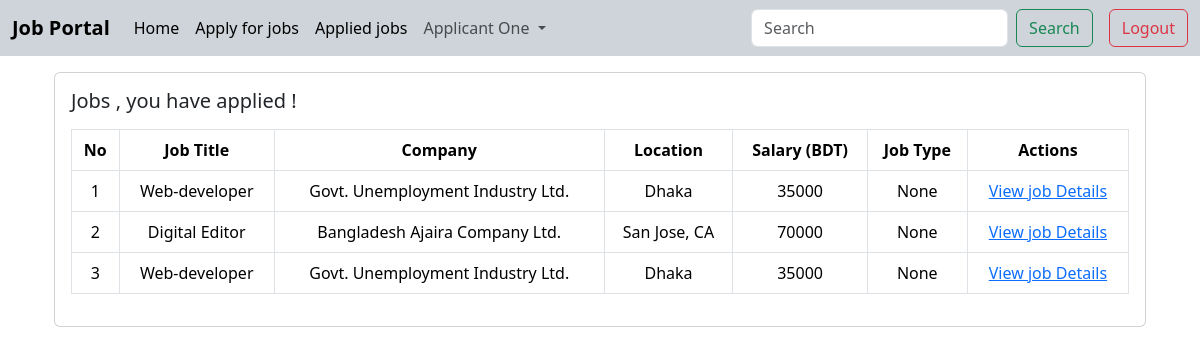
/job/applied_job (signed in), run on an earlier commit of the app's database.
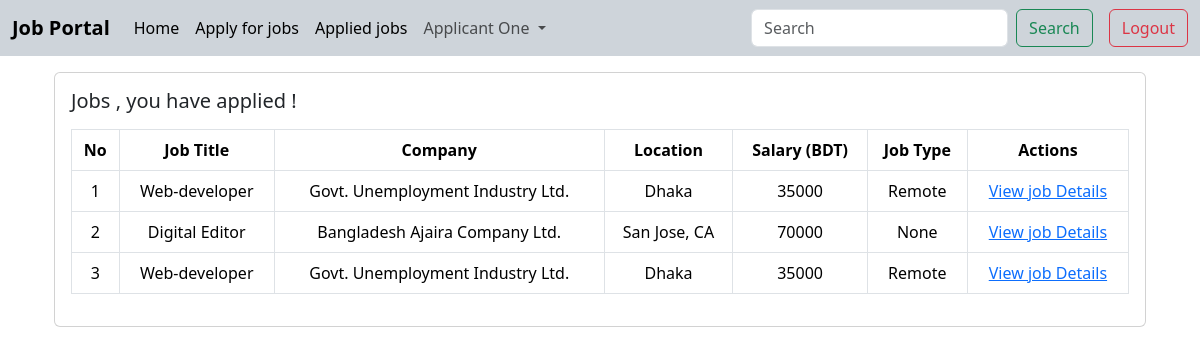
And on a later commit of the database.
### job/models.py (models this page shows, shortened)
class ApplyJob(models.Model):
    STATUS_CHOICES = {
        ('Accepted','Accepted'),
        ('Declined','Declinned'),
        ('Pending','Pending')
    }
    user = models.ForeignKey(User, on_delete=models.CASCADE)
    job = models.ForeignKey(Job, on_delete=models.CASCADE)
    applied_time=models.DateTimeField(auto_now=False, auto_now_add=True)
    status = models.CharField(max_length=100,choices=STATUS_CHOICES)

class Job(models.Model):
    JOB_TYPE = (
        ('Remote','Remote'),
        ('Onsite','Onsite'),
        ('Hybrid','Hybrid'),
    )
    user = models.ForeignKey(User,on_delete=models.CASCADE)
    company = models.ForeignKey(Company,on_delete=models.CASCADE)
    title = models.CharField(max_length=200)
    location = models.CharField(max_length=200)
    salary = models.PositiveBigIntegerField(default=2000)
    requirements = RichTextField()
    ideal_candidate = RichTextField()
    is_available = models.BooleanField(default = True)
    published = models.DateTimeField(auto_now=False, auto_now_add=True,null=True)
    deadline= models.DateField(auto_now=False, auto_now_add=False,null=True)
    industry = models.ForeignKey(Industry, on_delete=models.DO_NOTHING,null=True,blank=True)
    state =models.ForeignKey(State,on_delete=models.DO_NOTHING,null=True,blank=True)
    job_type= models.CharField(max_length=100,choices=JOB_TYPE,null=True,blank=True,default='Onsite')

### company/models.py (models this page shows)
class Company(models.Model):
    user = models.OneToOneField(User, on_delete=models.CASCADE)
    name = models.CharField(max_length=100,null=True,blank=True)
    est_date = models.DateField(null=True,blank=True)
    city = models.CharField(max_length=100,null=True,blank=True)
    state = models.CharField(max_length=100,null=True,blank=True)
    def __str__(self):
        return self.name

### job/views.py (the view)
# urls.py: path('applied_job',views.applied_job,name='applied_job')
@login_required
def applied_job(request):
    jobs = ApplyJob.objects.filter(user=request.user)
    return render(request,'job/applied_job.html',{'jobs':jobs})

### templates/job/applied_job.html
{% extends "base.html" %}
{% block content %}
<section class="container">
    <div class="card mx-auto" >
        <div class="card-body">
            <h5 class="card-title mb-3">Jobs , you have applied !</h5>
            <table class="table table-hover table-bordered text-center">
                <thead>
                    <tr>
                        <th scope="col">No</th>
                        <th scope="col">Job Title</th>
                        <th scope="col">Company</th>
                        <th scope="col">Location</th>
                        <th scope="col">Salary (BDT)</th>
                        <th scope="col">Job Type</th>
                        <th scope="col">Actions</th>
                    </tr>
                </thead>
                <tbody>
                    {% for job in jobs %}
                    <tr>
                        <td>{{forloop.counter}}</td>
                        <td>{{job.job.title}}</td>
                        <td>{{job.job.company}}</td>
                        <td>{{job.job.location}}</td>
                        <td>{{job.job.salary}}</td>
                        <td>{{job.job.job_type}} </td>
                        <td><a href="{% url "job_details" job.id %}">View job Details</a></td>
                    </tr>
                    {% endfor %}
                </tbody>
            </table>
        </div>
    </div>
</section>
{% endblock content %}

What changed in the data, as far as the page shows it:
changed through a linked row, ApplyJob (number 1 of 3 on the later page): job.job_type "None" → "Remote"
changed through a linked row, ApplyJob (number 3 of 3 on the later page): job.job_type "None" → "Remote"
